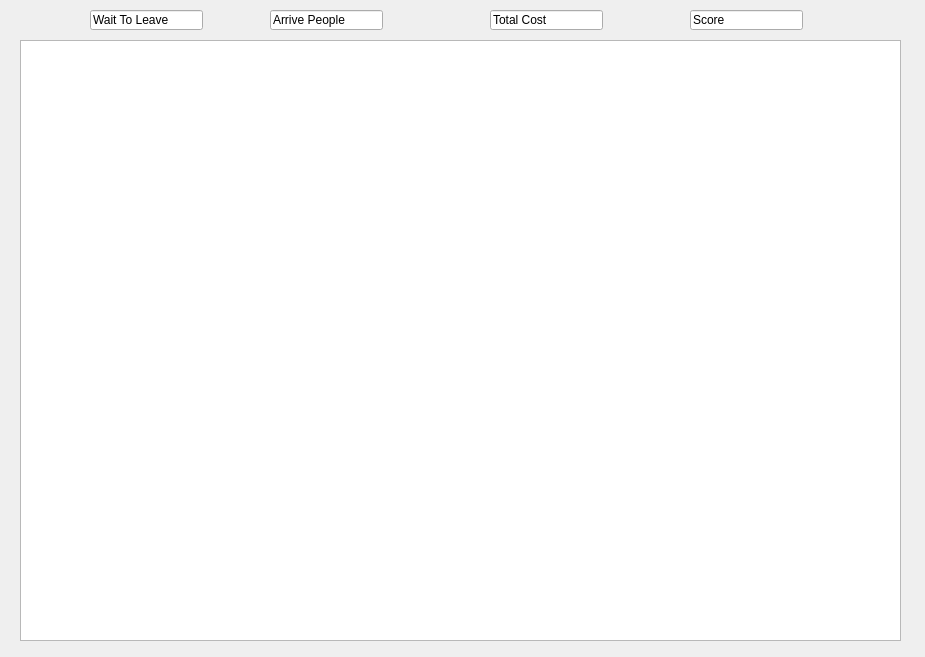
<?xml version="1.0" encoding="UTF-8"?>
<ui version="4.0">
 <class>JudgeWindow</class>
 <widget class="QWidget" name="JudgeWindow">
  <property name="geometry">
   <rect>
    <x>0</x>
    <y>0</y>
    <width>925</width>
    <height>657</height>
   </rect>
  </property>
  <property name="windowTitle">
   <string>Form</string>
  </property>
  <widget class="QWidget" name="gridLayoutWidget">
   <property name="geometry">
    <rect>
     <x>20</x>
     <y>40</y>
     <width>881</width>
     <height>601</height>
    </rect>
   </property>
   <layout class="QGridLayout" name="gridLayout">
    <item row="0" column="0">
     <widget class="QTextEdit" name="textEdit"/>
    </item>
   </layout>
  </widget>
  <widget class="QLineEdit" name="lineEdit">
   <property name="geometry">
    <rect>
     <x>90</x>
     <y>10</y>
     <width>113</width>
     <height>20</height>
    </rect>
   </property>
   <property name="text">
    <string>Wait To Leave</string>
   </property>
  </widget>
  <widget class="QLineEdit" name="lineEdit_2">
   <property name="geometry">
    <rect>
     <x>270</x>
     <y>10</y>
     <width>113</width>
     <height>20</height>
    </rect>
   </property>
   <property name="text">
    <string>Arrive People</string>
   </property>
  </widget>
  <widget class="QLineEdit" name="lineEdit_3">
   <property name="geometry">
    <rect>
     <x>490</x>
     <y>10</y>
     <width>113</width>
     <height>20</height>
    </rect>
   </property>
   <property name="text">
    <string>Total Cost</string>
   </property>
  </widget>
  <widget class="QLineEdit" name="lineEdit_4">
   <property name="geometry">
    <rect>
     <x>690</x>
     <y>10</y>
     <width>113</width>
     <height>20</height>
    </rect>
   </property>
   <property name="text">
    <string>Score</string>
   </property>
  </widget>
 </widget>
 <resources/>
 <connections/>
</ui>
